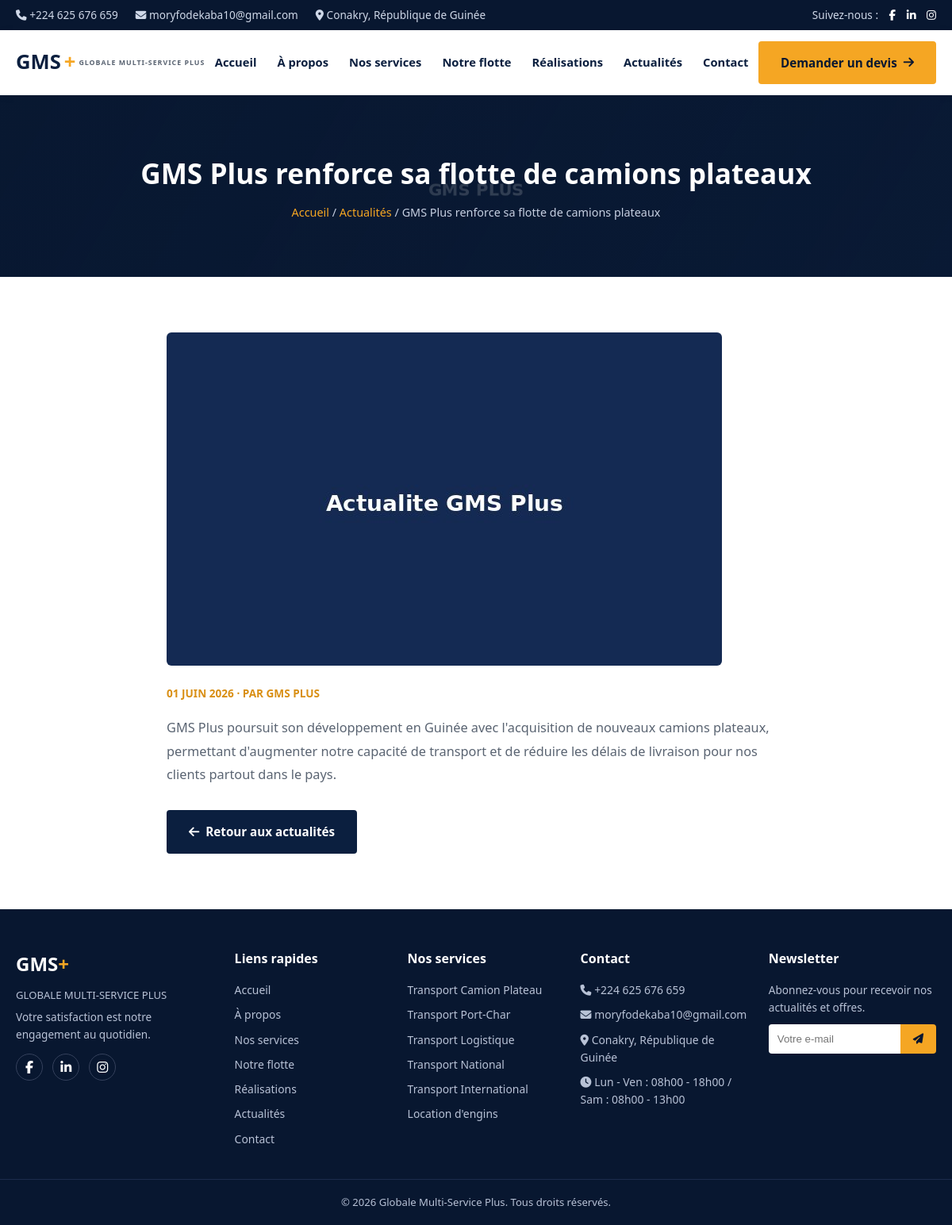
Screenshot of /actualite-detail.php?slug=gms-plus-renforce-flotte-camions-plateaux with the database file from the repository.
### tables this page shows
CREATE TABLE actualites (
    id INT AUTO_INCREMENT PRIMARY KEY,
    titre VARCHAR(200) NOT NULL,
    slug VARCHAR(220) NOT NULL UNIQUE,
    extrait VARCHAR(400),
    contenu TEXT,
    image VARCHAR(255),
    auteur VARCHAR(100) DEFAULT 'GMS Plus',
    publie TINYINT(1) DEFAULT 1,
    date_publication DATETIME DEFAULT CURRENT_TIMESTAMP
);

### config/database.php (called while the page is built, shortened)
<?php
function getDB() {
    static $pdo = null;
    if ($pdo === null) {
        try {
            $pdo = new PDO(
                'mysql:host=' . DB_HOST . ';dbname=' . DB_NAME . ';charset=utf8mb4',
                DB_USER,
                DB_PASS,
                [
                    PDO::ATTR_ERRMODE => PDO::ERRMODE_EXCEPTION,
                    PDO::ATTR_DEFAULT_FETCH_MODE => PDO::FETCH_ASSOC,
                    PDO::ATTR_EMULATE_PREPARES => false,
                ]
            );
        } catch (PDOException $e) {
            die('Erreur de connexion à la base de données. Vérifiez que MySQL est démarré dans XAMPP et que la base "gms_plus" a été importée. Détail : ' . htmlspecialchars($e->getMessage()));
        }
    }
    return $pdo;
}

### includes/functions.php (called while the page is built, shortened)
<?php
require_once __DIR__ . '/../config/database.php';
function e($string) {
    return htmlspecialchars($string ?? '', ENT_QUOTES, 'UTF-8');
}
function getActualiteBySlug($slug) {
    $stmt = getDB()->prepare("SELECT * FROM actualites WHERE slug = ? AND publie = 1");
    $stmt->execute([$slug]);
    return $stmt->fetch();
}
function formatDateFr($date) {
    $mois = ['01'=>'janvier','02'=>'février','03'=>'mars','04'=>'avril','05'=>'mai','06'=>'juin',
             '07'=>'juillet','08'=>'août','09'=>'septembre','10'=>'octobre','11'=>'novembre','12'=>'décembre'];
    $timestamp = strtotime($date);
    return date('d', $timestamp) . ' ' . $mois[date('m', $timestamp)] . ' ' . date('Y', $timestamp);
}

### actualite-detail.php (the view, shortened to what this page needs)
<?php
require_once __DIR__ . '/includes/functions.php';
$slug = $_GET['slug'] ?? '';
$actualite = $slug ? getActualiteBySlug($slug) : null;
require __DIR__ . '/includes/header.php';
?>
<section class="page-hero">
  <div class="container">
    <h1><?= e($actualite['titre']) ?></h1>
    <p class="breadcrumb"><a href="index.php">Accueil</a> / <a href="actualites.php">Actualités</a> / <?= e($actualite['titre']) ?></p>
  </div>
</section>
<section class="section">
  <div class="container" style="max-width:820px;">
    <img src="<?= e($actualite['image']) ?>" alt="<?= e($actualite['titre']) ?>" style="border-radius:6px; margin-bottom:24px;" onerror="this.src='assets/images/placeholder.jpg'">
    <p style="color:var(--gold-dark); font-weight:700; font-size:.85rem; text-transform:uppercase;">
      <?= formatDateFr($actualite['date_publication']) ?> &middot; Par <?= e($actualite['auteur']) ?>
    </p>
    <div style="margin-top:18px; color:var(--gray-text); font-size:1.02rem; line-height:1.8;">
      <?= nl2br(e($actualite['contenu'])) ?>
    </div>
    <a href="actualites.php" class="btn btn-navy" style="margin-top:30px;"><i class="fa-solid fa-arrow-left"></i> Retour aux actualités</a>
  </div>
</section>
<?php require __DIR__ . '/includes/footer.php'; ?>

### assets/css/style.css (style rules this page uses)
:root { --navy: #0b1f3f; --navy-dark: #081730; --navy-light: #142a52; --gold: #f5a623; --gold-dark: #d98f14; --white: #ffffff; --gray-light: #f4f6fa; --gray-text: #5a6472; --radius: 6px; --shadow: 0 10px 30px rgba(11,31,63,0.08); }
* { margin:0; padding:0; box-sizing:border-box; }
body { font-family: 'Segoe UI', Arial, sans-serif; color: #232d3f; line-height: 1.6; background: var(--white); }
a { text-decoration:none; color:inherit; }
img { max-width:100%; display:block; }
.container { max-width:1200px; margin:0 auto; padding:0 20px; }
.btn { display:inline-flex; align-items:center; gap:8px; padding:13px 26px; border-radius:4px; font-weight:600; font-size:.95rem; border:2px solid transparent; cursor:pointer; transition:.25s; }
.btn-navy { background:var(--navy); color:var(--white); }
.section { padding:70px 0; }
.page-hero { background:linear-gradient(120deg, rgba(8,23,48,.92), rgba(8,23,48,.75)), url('../images/hero-bg.jpg') center/cover; color:var(--white); padding:70px 0; text-align:center; }
.page-hero h1 { font-size:2.2rem; font-weight:800; }
.breadcrumb { margin-top:10px; color:#c7d0e2; font-size:.9rem; }
.breadcrumb a { color:var(--gold); }

### rows the page displays
actualites: titre "GMS Plus renforce sa flotte de camions plateaux", image (picture), date_publication "01 JUIN 2026", auteur "GMS PLUS", contenu "GMS Plus poursuit son développement en Guinée avec l'acquisition de nouveaux camions plateaux, permettant d'augmenter notre capacité de transport et de réduire les délais de livraison pour nos clients partout dans le pays."

### other values shown
getParametre('telephone') "+224 625 676 659"
getParametre('email') "moryfodekaba10@gmail.com"
getParametre('adresse') "Conakry, République de Guinée"
getParametre('horaires') "Lun - Ven : 08h00 - 18h00 / Sam : 08h00 - 13h00"
